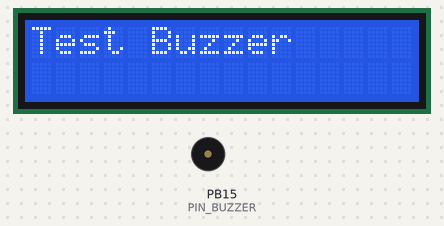
Recording of a sketch running on a simulated STM32 Blue Pill. Shown: 16×2 character LCD, buzzer (waves = sounding, pin HIGH).

Above: at 0.1 s.
At 2.1 s:
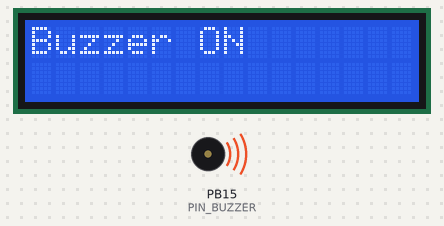
At 3.2 s:
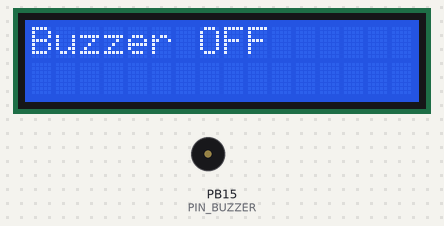
Timing chart, 0 to 130.0 s (numbered marks = the images above):
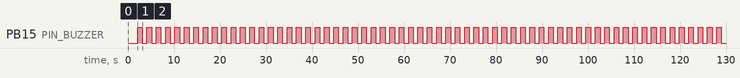

Measured:
- by itself, PB15 (PIN_BUZZER): alternates HIGH for 1.0 s and LOW for 1.0 s
- what the display in image 1 shows lasts 1.0 s, from 2.1 s to 3.1 s

The sketch:

test_5_buzzer_lcd.ino
```cpp
#include <Arduino.h>
#include <LiquidCrystal_I2C.h>
#include <Wire.h>

// PIN BUZZER
#define PIN_BUZZER PB15

LiquidCrystal_I2C lcd(0x27, 16, 2);

void setup() {
  Wire.begin();
  lcd.init();
  lcd.backlight();
  lcd.setCursor(0, 0);
  lcd.print("Test Buzzer");
  delay(2000);
  lcd.clear();

  pinMode(PIN_BUZZER, OUTPUT);
}

void loop() {
  lcd.setCursor(0, 0);
  lcd.print("Buzzer ON       ");
  digitalWrite(PIN_BUZZER, HIGH);
  delay(1000);

  lcd.setCursor(0, 0);
  lcd.print("Buzzer OFF      ");
  digitalWrite(PIN_BUZZER, LOW);
  delay(1000);
}
```
